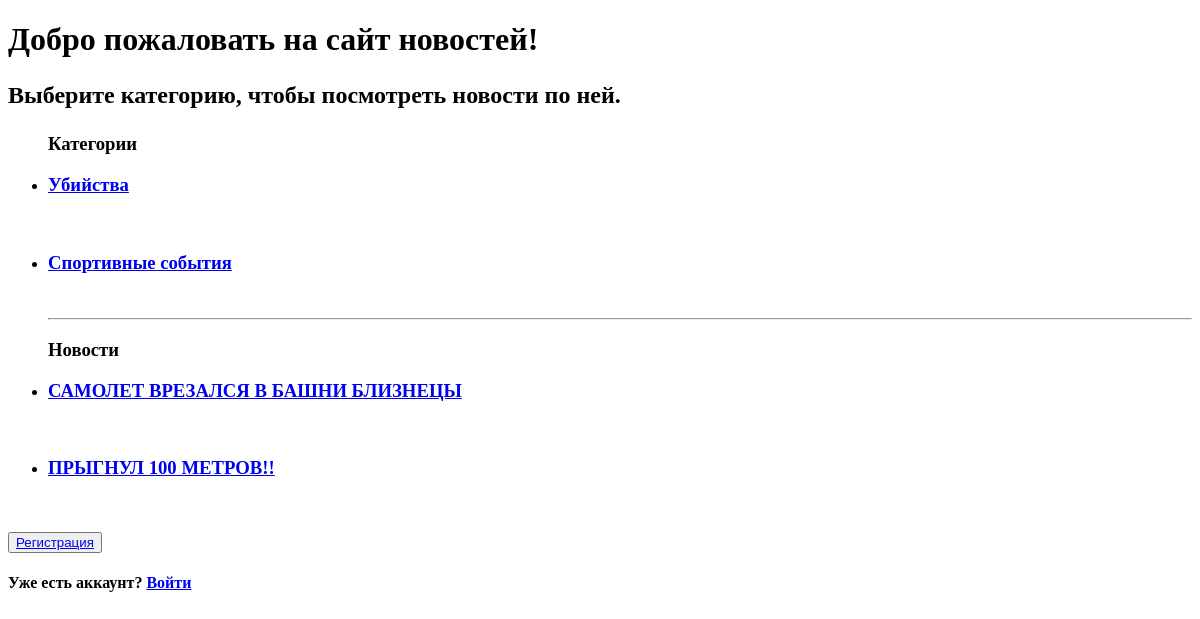
Before: / with the older database file.
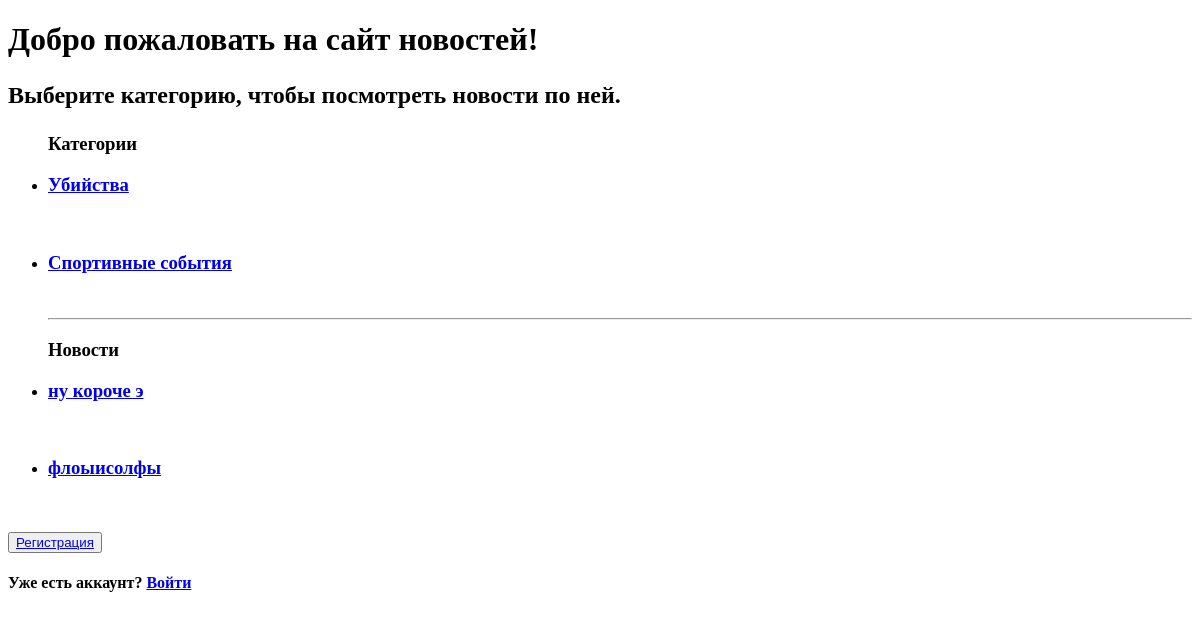
After: the same page with the newer database file.
### app/models.py (models this page shows)
class NewsCategory(models.Model):
    name=models.CharField(max_length=64)
    date=models.CharField(max_length=8)
    def __str__(self):
        return self.name

class News(models.Model):
    main=models.TextField(max_length=64)
    text=models.TextField()
    category=models.ForeignKey(NewsCategory, on_delete=models.CASCADE)
    daten=models.CharField(max_length=8)
    def __str__(self):
        return self.main

### app/views.py (the view)
# urls.py: path('', views.home_page),
def home_page(request):
    categories=NewsCategory.objects.all()
    news=News.objects.all()
    context={'categories': categories, 'news': news}
    return render(request, 'home.html', context)

### app/templates/home.html (shortened to what this page needs)
<!DOCTYPE html>
<html lang="ru">
<head>
</head>
<body>
  <main>
    <h1>Добро пожаловать на сайт новостей!</h1>
    <h2><p>Выберите категорию, чтобы посмотреть новости по ней.</p></h2>
  </main>
  <header>
    <nav>
      <ul>
        <h3>Категории</h3>
        {% for c in categories %}
        <li><h3><a href="/category/{{c.id}}">{{ c }}</a></h3></li>
          <br>
          {% endfor %}
          <hr>
          <h3>Новости</h3>
          {% for n in news %}
        <li><h3><a href="/news/{{n.id}}">{{ n }}</a></h3></li>
          <br>
          {% endfor %}
      </ul>
    </nav>
    <form>
      {% if user.is_authenticated %}
      <button><a href="/logout">Выйти</a></button>
      <button><a href="/my_saves">Избранные</a></button>
      {% else %}
      <button><a href = "/register">Регистрация</a></button>
      <h4>Уже есть аккаунт? <a href="/accounts/login/">Войти</a></h4>
      {% endif %}
    </form>
  </header>
</body>
</html>

Changed rows visible on the page:
removed News: main "САМОЛЕТ ВРЕЗАЛСЯ В БАШНИ БЛИЗНЕЦЫ"
removed News: main "ПРЫГНУЛ 100 МЕТРОВ!!"
added News: main "ну короче э"
added News: main "флоыисолфы"
